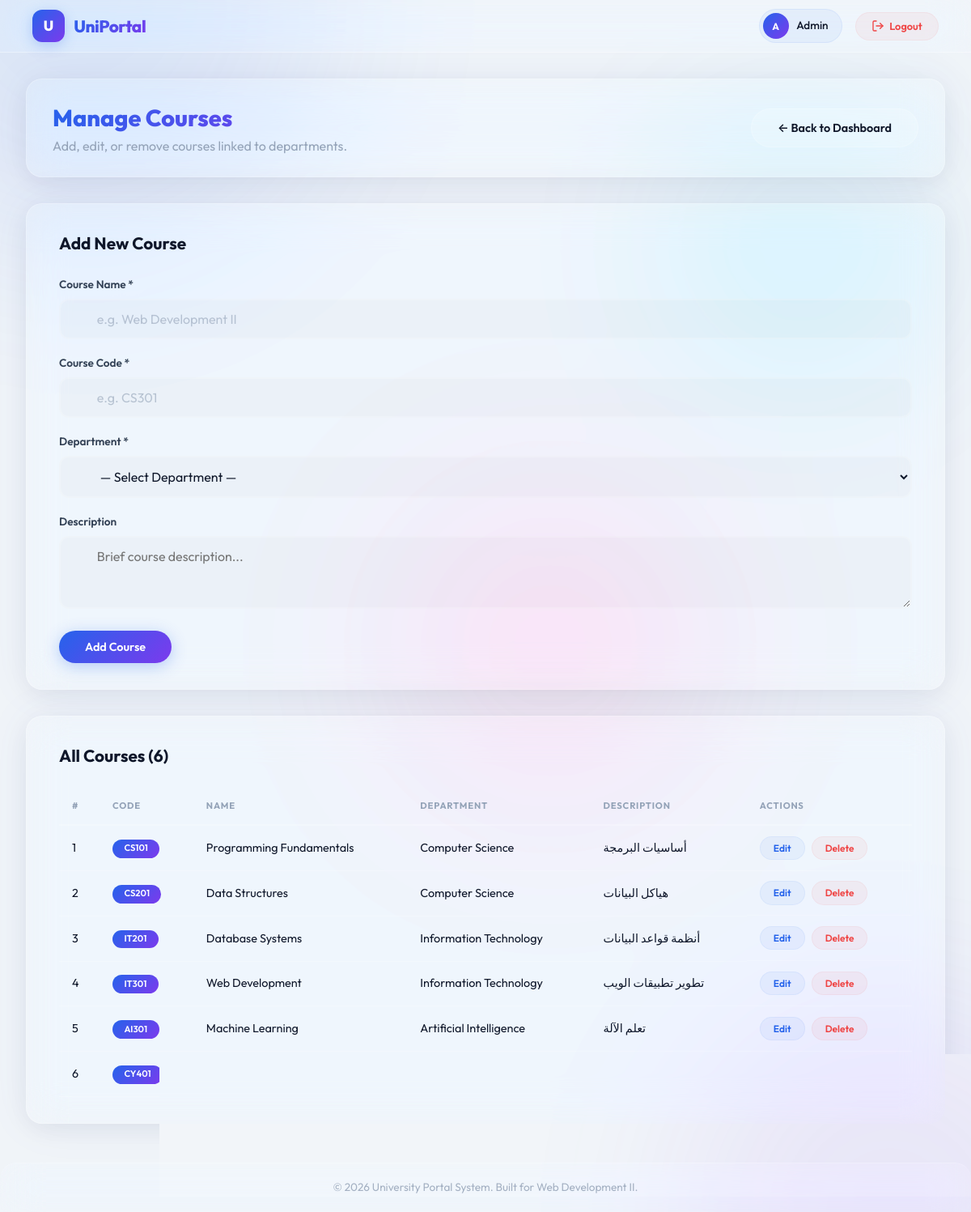
Screenshot of /courses.php (signed in) with the database file from the repository.
### tables this page shows
CREATE TABLE IF NOT EXISTS `courses` (
    `id` INT AUTO_INCREMENT PRIMARY KEY,
    `department_id` INT NOT NULL,
    `name` VARCHAR(255) NOT NULL,
    `code` VARCHAR(50) UNIQUE NOT NULL,
    `description` TEXT,
    `credit_hours` INT DEFAULT 3,
    `created_at` TIMESTAMP DEFAULT CURRENT_TIMESTAMP,
    FOREIGN KEY (`department_id`) REFERENCES `departments`(`id`) ON DELETE CASCADE
);

CREATE TABLE IF NOT EXISTS `departments` (
    `id` INT AUTO_INCREMENT PRIMARY KEY,
    `name` VARCHAR(255) NOT NULL,
    `description` TEXT,
    `created_at` TIMESTAMP DEFAULT CURRENT_TIMESTAMP
);

### config/Database.php (called while the page is built, shortened)
<?php
class Database {
    private static $instance = null;
    private $pdo;
    private $host = 'localhost';
    private $db_name = 'university_portal';
    private $username = 'root';
    private $password = '';
    private function __construct() {
        try {
            $dsn = "mysql:host={$this->host};dbname={$this->db_name};charset=utf8mb4";
            $options = [
                PDO::ATTR_ERRMODE => PDO::ERRMODE_EXCEPTION,
                PDO::ATTR_DEFAULT_FETCH_MODE => PDO::FETCH_ASSOC,
                PDO::ATTR_EMULATE_PREPARES => false,
            ];
            $this->pdo = new PDO($dsn, $this->username, $this->password, $options);
        } catch (PDOException $e) {
            die("خطأ في الاتصال بقاعدة البيانات: " . $e->getMessage());
        }
    }
    public static function getInstance() {
        if (self::$instance === null) {
            self::$instance = new Database();
        }
        return self::$instance;
    }
    public function getConnection() {
        return $this->pdo;
    }
}
?>

### classes/Course.php (called while the page is built, shortened)
<?php
require_once __DIR__ . '/../config/Database.php';
class Course {
    private $db;
    public function __construct() {
        $this->db = Database::getInstance()->getConnection();
    }
    public function getAll() {
        $query = "
            SELECT c.*, d.name AS department_name
            FROM courses c
            LEFT JOIN departments d ON c.department_id = d.id
            ORDER BY c.created_at DESC
        ";
        return $this->db->query($query)->fetchAll();
    }
}
?>

### public/courses.php (the view, shortened to what this page needs)
<?php
require_once __DIR__ . '/../classes/Course.php';
$course = new Course();
$editData = null;
$courses     = $course->getAll();
require_once __DIR__ . '/../includes/header.php';
?>
<div class="page-header glass-panel">
    <div>
        <h2>Manage Courses</h2>
        <p>Add, edit, or remove courses linked to departments.</p>
    </div>
    <a href="admin_dashboard.php" class="btn btn-secondary">← Back to Dashboard</a>
</div>
<div class="form-panel glass-panel">
    <h3><?php echo $editData ? 'Edit Course' : 'Add New Course'; ?></h3>
    <form method="POST" action="courses.php">
        <div class="form-grid">
            <div class="input-group">
                <label for="name">Course Name *</label>
                <input type="text" id="name" name="name" required
                       value="<?php echo htmlspecialchars($editData['name'] ?? ''); ?>"
                       placeholder="e.g. Web Development II">
            </div>
            <div class="input-group">
                <label for="code">Course Code *</label>
                <input type="text" id="code" name="code" required
                       value="<?php echo htmlspecialchars($editData['code'] ?? ''); ?>"
                       placeholder="e.g. CS301">
            </div>
        </div>
        <div class="input-group">
            <label for="department_id">Department *</label>
            <select id="department_id" name="department_id" required class="form-select">
                <option value="">— Select Department —</option>
            </select>
        </div>
        <div class="input-group">
            <label for="description">Description</label>
            <textarea id="description" name="description" rows="3"
                      placeholder="Brief course description..."><?php echo htmlspecialchars($editData['description'] ?? ''); ?></textarea>
        </div>
        <div class="form-actions">
            <button type="submit" class="btn btn-primary">
                <?php echo $editData ? 'Update Course' : 'Add Course'; ?>
            </button>
        </div>
    </form>
</div>
<div class="table-panel glass-panel">
    <h3>All Courses (<?php echo count($courses); ?>)</h3>
    <?php if (empty($courses)): ?>
        <p class="empty-msg">No courses found. Add one above! (Make sure to add a department first)</p>
    <?php else: ?>
    <table class="data-table">
        <thead>
            <tr>
                <th>#</th>
                <th>Code</th>
                <th>Name</th>
                <th>Department</th>
                <th>Description</th>
                <th>Actions</th>
            </tr>
        </thead>
        <tbody>
            <?php foreach ($courses as $c): ?>
            <tr>
                <td><?php echo $c['id']; ?></td>
                <td><span class="badge"><?php echo htmlspecialchars($c['code']); ?></span></td>
                <td><?php echo htmlspecialchars($c['name']); ?></td>
                <td><?php echo htmlspecialchars($c['department_name']); ?></td>
                <td><?php echo htmlspecialchars(substr($c['description'] ?? '—', 0, 60)) . (strlen($c['description'] ?? '') > 60 ? '...' : ''); ?></td>
                <td class="actions">
                    <a href="courses.php?edit=<?php echo $c['id']; ?>" class="btn-edit">Edit</a>
                    <a href="courses.php?delete=<?php echo $c['id']; ?>"
                       class="btn-delete"
                       onclick="return confirm('Delete this course?')">Delete</a>
                </td>
            </tr>
            <?php endforeach; ?>
        </tbody>
    </table>
    <?php endif; ?>
</div>
<?php require_once __DIR__ . '/../includes/footer.php'; ?>

### rows the page displays
courses: id "1", code "CS101", name "Programming Fundamentals", department.name "Computer Science", description "أساسيات البرمجة"
courses: id "2", code "CS201", name "Data Structures", department.name "Computer Science", description "هياكل البيانات"
courses: id "3", code "IT201", name "Database Systems", department.name "Information Technology", description "أنظمة قواعد البيانات"
courses: id "4", code "IT301", name "Web Development", department.name "Information Technology", description "تطوير تطبيقات الويب"
courses: id "5", code "AI301", name "Machine Learning", department.name "Artificial Intelligence", description "تعلم الآلة"
courses: id "6", code "CY401"

### other values shown
substr($_SESSION['user_name'] ?? 'U', 0, 1) "A"
$_SESSION['user_name'] "Admin"
count($courses) "6"
